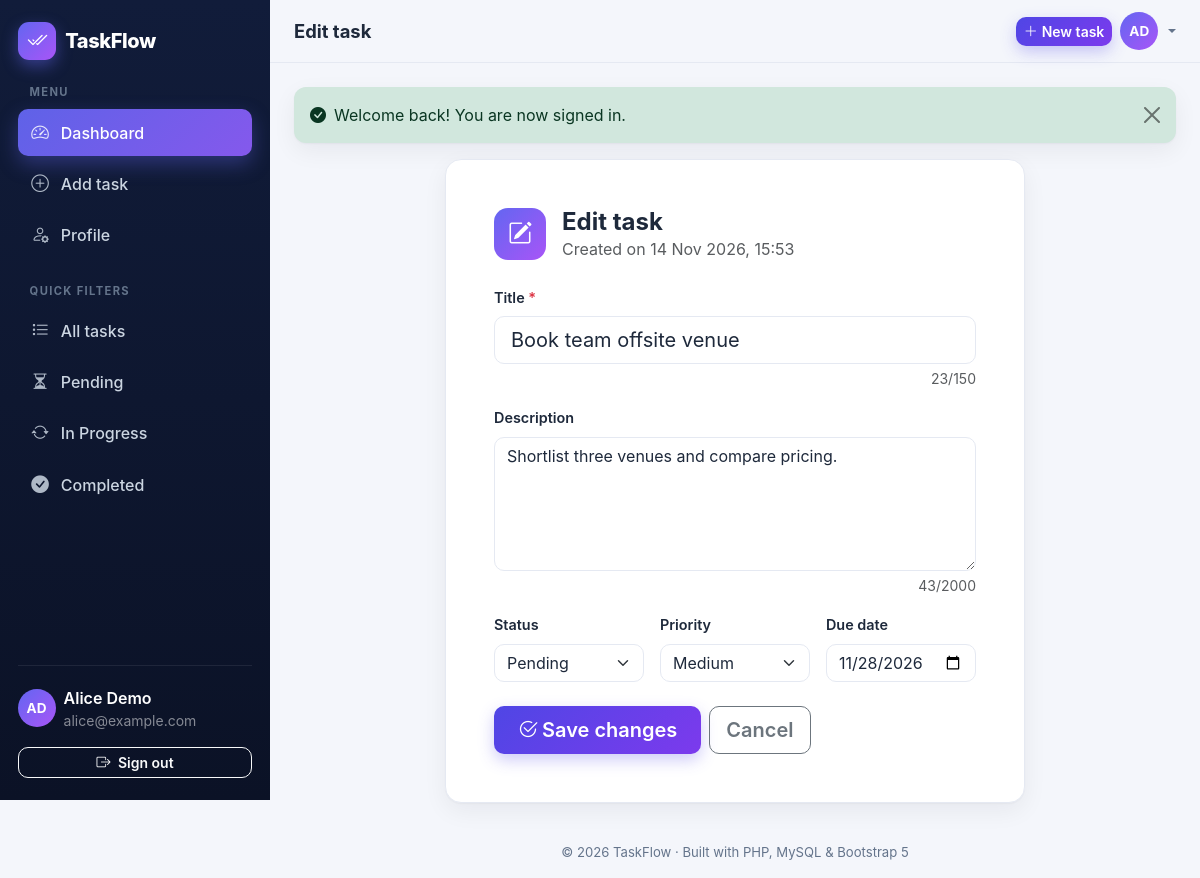
Page /tasks/edit.php?id=12 (signed in) on the committed database.
### tables this page shows
CREATE TABLE `users` (
  `id`            INT UNSIGNED NOT NULL AUTO_INCREMENT,
  `name`          VARCHAR(100) NOT NULL,
  `email`         VARCHAR(150) NOT NULL,
  `password_hash` VARCHAR(255) NOT NULL,             
  `created_at`    TIMESTAMP    NOT NULL DEFAULT CURRENT_TIMESTAMP,
  PRIMARY KEY (`id`),
  UNIQUE KEY `uq_users_email` (`email`)
);

CREATE TABLE `tasks` (
  `id`          INT UNSIGNED NOT NULL AUTO_INCREMENT,
  `user_id`     INT UNSIGNED NOT NULL,
  `title`       VARCHAR(150) NOT NULL,
  `description` TEXT NULL,
  `status`      ENUM('Pending','In Progress','Completed') NOT NULL DEFAULT 'Pending',
  `priority`    ENUM('Low','Medium','High') NOT NULL DEFAULT 'Medium',
  `due_date`    DATE NULL,
  `created_at`  TIMESTAMP NOT NULL DEFAULT CURRENT_TIMESTAMP,
  `updated_at`  TIMESTAMP NOT NULL DEFAULT CURRENT_TIMESTAMP ON UPDATE CURRENT_TIMESTAMP,
  PRIMARY KEY (`id`),
  KEY `idx_tasks_user_status`  (`user_id`, `status`),
  KEY `idx_tasks_user_created` (`user_id`, `created_at`),
  CONSTRAINT `fk_tasks_user`
    FOREIGN KEY (`user_id`) REFERENCES `users` (`id`)
    ON DELETE CASCADE ON UPDATE CASCADE
);

### config/database.php (called while the page is built, shortened)
<?php
function db(): PDO
{
    static $pdo = null;
    if ($pdo instanceof PDO) {
        return $pdo;
    }
    $dsn = defined('DB_DSN')
        ? DB_DSN
        : sprintf('mysql:host=%s;port=%s;dbname=%s;charset=%s', DB_HOST, DB_PORT, DB_NAME, DB_CHARSET);
    try {
        $pdo = new PDO($dsn, DB_USER, DB_PASS, [
            PDO::ATTR_ERRMODE            => PDO::ERRMODE_EXCEPTION,
            PDO::ATTR_DEFAULT_FETCH_MODE => PDO::FETCH_ASSOC,
            PDO::ATTR_EMULATE_PREPARES   => false,
        ]);
    } catch (PDOException $e) {
        error_log('[TaskFlow] DB connection failed: ' . $e->getMessage());
        http_response_code(500);
        exit('<!DOCTYPE html><meta charset="utf-8"><title>Database error</title>'
           . '<body style="font-family:system-ui;max-width:560px;margin:15vh auto;padding:0 1rem">'
           . '<h2>Database connection failed</h2>'
           . '<p>Make sure <strong>MySQL</strong> is running in the XAMPP Control Panel, that you imported '
           . '<code>database.sql</code>, and that the credentials in <code>config/database.php</code> are correct.</p></body>');
    }
    return $pdo;
}

### includes/task_form.php (the view, shortened to what this page needs)
<?php
$fieldClass = static fn (string $f): string => isset($errors[$f]) ? ' is-invalid' : '';
?>
<form method="post" action="<?= e($formAction) ?>" class="needs-validation" novalidate autocomplete="off">
    <div class="mb-3">
        <label for="title" class="form-label fw-semibold">Title <span class="text-danger">*</span></label>
        <input type="text" class="form-control form-control-lg<?= $fieldClass('title') ?>" id="title" name="title"
               maxlength="150" required data-no-blank data-counter="titleCount"
               placeholder="e.g. Prepare weekly report" value="<?= e($old['title']) ?>">
        <div class="form-text text-end"><span id="titleCount">0</span>/150</div>
    </div>
    <div class="mb-3">
        <label for="description" class="form-label fw-semibold">Description</label>
        <textarea class="form-control<?= $fieldClass('description') ?>" id="description" name="description" rows="5"
                  maxlength="2000" data-counter="descCount"
                  placeholder="Add details, links or notes (optional)"><?= e($old['description']) ?></textarea>
        <div class="form-text text-end"><span id="descCount">0</span>/2000</div>
    </div>
    <div class="row g-3 mb-4">
        <div class="col-md-4">
            <label for="status" class="form-label fw-semibold">Status</label>
            <select class="form-select<?= $fieldClass('status') ?>" id="status" name="status" required>
                <?php foreach (TASK_STATUSES as $s): ?>
                    <option value="<?= e($s) ?>" <?= $old['status'] === $s ? 'selected' : '' ?>><?= e($s) ?></option>
                <?php endforeach; ?>
            </select>
        </div>
        <div class="col-md-4">
            <label for="priority" class="form-label fw-semibold">Priority</label>
            <select class="form-select<?= $fieldClass('priority') ?>" id="priority" name="priority" required>
                <?php foreach (TASK_PRIORITIES as $p): ?>
                    <option value="<?= e($p) ?>" <?= $old['priority'] === $p ? 'selected' : '' ?>><?= e($p) ?></option>
                <?php endforeach; ?>
            </select>
        </div>
        <div class="col-md-4">
            <label for="due_date" class="form-label fw-semibold">Due date</label>
            <input type="date" class="form-control<?= $fieldClass('due_date') ?>" id="due_date" name="due_date"
                   value="<?= e($old['due_date']) ?>">
        </div>
    </div>
    <div class="d-flex flex-wrap gap-2">
        <button type="submit" class="btn btn-primary btn-lg px-4"><i class="bi bi-check2-circle me-1"></i><?= e($submitLabel) ?></button>
        <a href="<?= e($cancelUrl) ?>" class="btn btn-outline-secondary btn-lg">Cancel</a>
    </div>
</form>

### includes/header.php (shortened to what this page needs)
<?php
$layout    = $layout    ?? 'app';
$pageTitle = $pageTitle ?? 'Task Tracker';
$active    = $active    ?? '';
$authUser  = $layout === 'app' ? current_user() : null;
?>
<!DOCTYPE html>
<html lang="en">
<head>
    <link rel="stylesheet" href="https://cdn.jsdelivr.net/npm/bootstrap@5.3.3/dist/css/bootstrap.min.css">
    <link rel="stylesheet" href="https://cdn.jsdelivr.net/npm/bootstrap-icons@1.11.3/font/bootstrap-icons.min.css">
    <link rel="stylesheet" href="<?= e(url('assets/css/style.css')) ?>">
</head>
<body class="<?= $layout === 'auth' ? 'auth-body' : 'app-body' ?>">
<?php if ($layout === 'app' && $authUser): ?>
<div class="app-shell">
    <?php require ROOT_PATH . '/includes/sidebar.php'; ?>
    <div class="app-main">
        <header class="topbar">
            <h1 class="topbar-title"><?= e($pageTitle) ?></h1>
            <div class="ms-auto d-flex align-items-center gap-2">
                <a class="btn btn-primary btn-sm d-none d-sm-inline-flex align-items-center gap-1" href="<?= e(url('tasks/add.php')) ?>">
                    <i class="bi bi-plus-lg"></i> New task
                </a>
                <div class="dropdown">
                    <button class="avatar-btn dropdown-toggle" type="button" data-bs-toggle="dropdown" aria-expanded="false"
                            aria-label="Account menu">
                        <span class="avatar"><?= e(initials($authUser['name'])) ?></span>
                    </button>
                </div>
            </div>
        </header>
        <main class="app-content">
<?php endif; ?>

### includes/sidebar.php (shortened to what this page needs)
<?php
$navItems = [
    ['key' => 'dashboard', 'label' => 'Dashboard', 'icon' => 'speedometer2',  'href' => 'dashboard.php'],
    ['key' => 'add',       'label' => 'Add task',  'icon' => 'plus-circle',   'href' => 'tasks/add.php'],
    ['key' => 'profile',   'label' => 'Profile',   'icon' => 'person-gear',   'href' => 'profile.php'],
];
?>
<aside class="sidebar offcanvas-lg offcanvas-start" tabindex="-1" id="sidebar" aria-labelledby="sidebarLabel">
    <div class="sidebar-inner">
        <div class="d-flex align-items-center justify-content-between mb-4">
            <a class="brand" href="<?= e(url('dashboard.php')) ?>" id="sidebarLabel">
                <span class="brand-mark"><i class="bi bi-check2-all"></i></span>
                <span class="brand-text">TaskFlow</span>
            </a>
        </div>
        <div class="nav-caption">Menu</div>
        <nav class="nav flex-column gap-1">
            <?php foreach ($navItems as $item): ?>
                <a class="side-link <?= $active === $item['key'] ? 'active' : '' ?>" href="<?= e(url($item['href'])) ?>">
                    <i class="bi bi-<?= e($item['icon']) ?>"></i><span><?= e($item['label']) ?></span>
                </a>
            <?php endforeach; ?>
        </nav>
        <div class="nav-caption mt-4">Quick filters</div>
        <nav class="nav flex-column gap-1">
            <a class="side-link" href="<?= e(url('dashboard.php#tasks')) ?>"><i class="bi bi-list-task"></i><span>All tasks</span></a>
            <?php foreach (TASK_STATUSES as $s): ?>
                <a class="side-link" href="<?= e(url('dashboard.php?' . http_build_query(['status' => $s]) . '#tasks')) ?>">
                    <i class="bi bi-<?= e(status_icon($s)) ?>"></i><span><?= e($s) ?></span>
                </a>
            <?php endforeach; ?>
        </nav>
        <div class="sidebar-footer">
            <div class="d-flex align-items-center gap-2 mb-3">
                <span class="avatar"><?= e(initials($authUser['name'])) ?></span>
                <div class="min-w-0">
                    <div class="text-white fw-semibold text-truncate"><?= e($authUser['name']) ?></div>
                    <div class="small text-white-50 text-truncate"><?= e($authUser['email']) ?></div>
                </div>
            </div>
            <form method="post" action="<?= e(url('auth/logout.php')) ?>">
                <button class="btn btn-outline-light btn-sm w-100" type="submit">
                    <i class="bi bi-box-arrow-right me-1"></i> Sign out
                </button>
            </form>
        </div>
    </div>
</aside>

### tasks/edit.php (shortened to what this page needs)
<?php
$user = require_login();
$id = valid_id($_GET['id'] ?? null);
$task = find_user_task($id, $user['id']);
$errors = [];
$old = [
    'title'       => (string) $task['title'],
    'description' => (string) ($task['description'] ?? ''),
    'status'      => (string) $task['status'],
    'priority'    => (string) $task['priority'],
    'due_date'    => (string) ($task['due_date'] ?? ''),
];
$layout      = 'app';
$pageTitle   = 'Edit task';
$active      = 'dashboard';
$formAction  = url('tasks/edit.php?id=' . $id);
$submitLabel = 'Save changes';
$cancelUrl   = url('dashboard.php');
require ROOT_PATH . '/includes/header.php';
?>
<div class="row justify-content-center">
    <div class="col-xl-8 col-lg-10">
        <div class="card surface-card fade-up">
            <div class="card-body p-4 p-md-5">
                <div class="d-flex align-items-center gap-3 mb-4">
                    <span class="stat-icon tone-indigo-solid"><i class="bi bi-pencil-square"></i></span>
                    <div>
                        <h2 class="h4 fw-bold mb-0">Edit task</h2>
                        <p class="text-muted mb-0">Created on <?= e(fmt_date($task['created_at'], 'd M Y, H:i')) ?></p>
                    </div>
                </div>
                <?php require ROOT_PATH . '/includes/task_form.php'; ?>
            </div>
        </div>
    </div>
</div>
<?php require ROOT_PATH . '/includes/footer.php'; ?>

### rows in the picture
users: name "AD", name "Alice Demo", email "alice@example.com"
tasks: created_at "14 Nov 2026, 15:53", title "Book team offsite venue", description "Shortlist three venues and compare pricing.", due_date "11/28/2026"

### other values in the picture
$item['label'] "Dashboard"
$item['label'] "Add task"
$item['label'] "Profile"
$s "Pending"
$s "In Progress"
$s "Completed"
$pageTitle "Edit task"
$f['message'] "Welcome back! You are now signed in."
$submitLabel "Save changes"
form field status "Pending"
form field priority "Medium"
